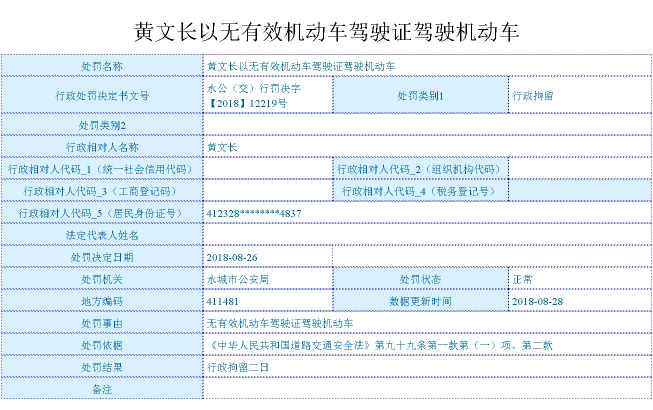
#> input picture KnowledgeMapping/OCR_Code/检测图片文字区域/origin/1.png, 1306 x 820 px (shown at 1/2 size); its folder holds only this picture in this run
$ python demo_img_content_word.py
#> lines starting #> are read from the running program, lines starting #| are printed output that depends on the picture
# -*- coding: utf-8 -*-
# @Topic :
# @Title :
# @Content : 抽取图片中规则的文字区域
# @Author : LiQian
# @Create Time : 2018/08/28 09:31
# @Update Time : 2018/08/28 09:31
import os
import cv2
import numpy as np

base_dir = "./origin/"
dst_dir = "./result/"
min_val = 10
min_range = 30

count = 0


def extract_peek(array_vals, minimun_val, minimun_range):
    start_i = None
    end_i = None
    peek_ranges = []
    for i, val in enumerate(array_vals):
        if val > minimun_val and start_i is None:
            start_i = i
        elif val > minimun_val and start_i is not None:
            pass
        elif val < minimun_val and start_i is not None:
            if i - start_i >= minimun_range:
                end_i = i
                print(end_i - start_i)
                peek_ranges.append((start_i, end_i))
                start_i = None
                end_i = None
        elif val < minimun_val and start_i is None:
            pass
        else:
            raise ValueError("cannot parse this case...")
    return peek_ranges


def cutImage(img, peek_range):
    global count
    for i, peek_range in enumerate(peek_ranges):
        for vertical_range in vertical_peek_ranges2d[i]:
            x = vertical_range[0]
            y = peek_range[0]
            w = vertical_range[1] - x
            h = peek_range[1] - y
            pt1 = (x, y)
            pt2 = (x + w, y + h)
            count += 1
            img1 = img[y:peek_range[1], x:vertical_range[1]]
            new_shape = (150, 150)
            img1 = cv2.resize(img1, new_shape)
            cv2.imwrite(dst_dir + str(count) + ".png", img1)
            # cv2.rectangle(img, pt1, pt2, color)


for fileName in os.listdir(base_dir):
    peek_range = None
    img = cv2.imread(base_dir + fileName)
#> img is the input picture: shape (820, 1306, 3); mean B, G, R 249.3, 240.1, 230.1
    gray = cv2.cvtColor(img, cv2.COLOR_BGR2GRAY)
    adaptive_threshold = cv2.adaptiveThreshold(gray, 255, cv2.ADAPTIVE_THRESH_GAUSSIAN_C, cv2.THRESH_BINARY_INV, 11, 2)
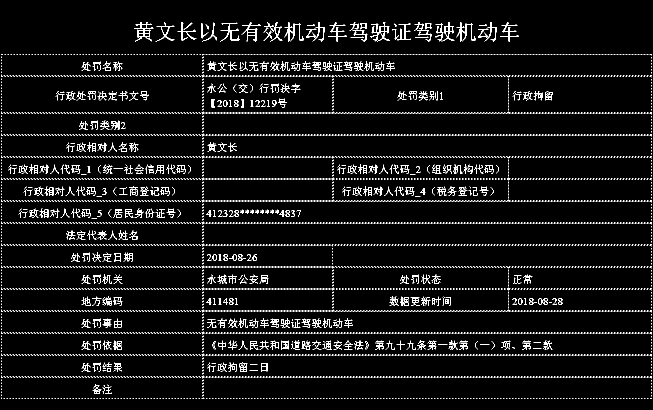
#> adaptive_threshold: shape (820, 1306) (shown at 1/2 size); 4.8% white in thin lines or dots
    horizontal_sum = np.sum(adaptive_threshold, axis=1)
#> horizontal_sum = 820 values, max 204255 at index 108, min 0 at index 0, mean 15914.5
    peek_ranges = extract_peek(horizontal_sum, min_val, min_range)
#> the loop in extract_peek, `for i, val in enumerate(array_vals):` made 820 passes
#> val on passes 1 to 12: 0, 0, 0, 0, 0, 0, 0, 0, 0, 0, 0, 0
#| 39
#| 34
#| 73
#| 43
#| 43
#| 43
#| 43
#| 43
#> (further printed lines are left out)
#> after the loop in extract_peek, `for i, val in enumerate(array_vals):`: peek_ranges = [(44, 83), (108, 142), (143, 216), (217, 260), (261, 304), (305, 348), (349, 392), (393, 436), (437, 480), (481, 524), (525, 568), (569, 612), (613, 656), (657, 700), (701, 744), (745, 788), (789, 819)]
    line_seg_adaptive_threshold = np.copy(adaptive_threshold)
    for i, peek_range in enumerate(peek_ranges):
        x = 0
        y = peek_range[0]
        w = line_seg_adaptive_threshold.shape[1]
        h = peek_range[1] - y
        pt1 = (x, y)
        pt2 = (x + w, y + h)
        cv2.rectangle(line_seg_adaptive_threshold, pt1, pt2, 255)
#> this loop made 17 passes
#> (peek_range, y, h, pt1, pt2) on passes 1 to 12: ((44, 83), 44, 39, (0, 44), (1306, 83)), ((108, 142), 108, 34, (0, 108), (1306, 142)), ((143, 216), 143, 73, (0, 143), (1306, 216)), ((217, 260), 217, 43, (0, 217), (1306, 260)), ((261, 304), 261, 43, (0, 261), (1306, 304)), ((305, 348), 305, 43, (0, 305), (1306, 348)), ((349, 392), 349, 43, (0, 349), (1306, 392)), ((393, 436), 393, 43, (0, 393), (1306, 436)), ((437, 480), 437, 43, (0, 437), (1306, 480)), ((481, 524), 481, 43, (0, 481), (1306, 524)), ((525, 568), 525, 43, (0, 525), (1306, 568)), ((569, 612), 569, 43, (0, 569), (1306, 612))
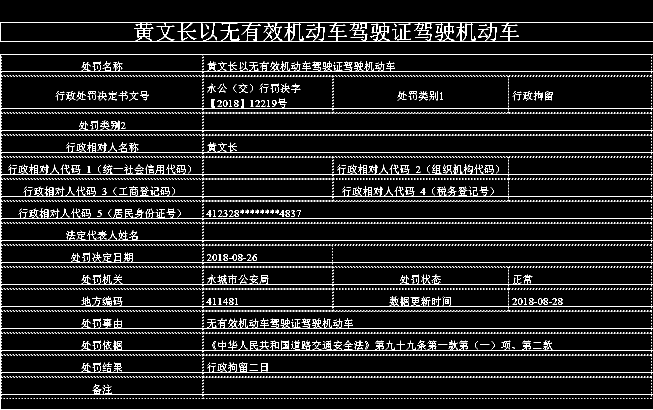
#> line_seg_adaptive_threshold: shape (820, 1306) (shown at 1/2 size); 8.9% white in thin lines or dots
    vertical_peek_ranges2d = []
    for peek_range in peek_ranges:
        start_y = peek_range[0]
        end_y = peek_range[1]
        line_img = adaptive_threshold[start_y:end_y, :]
        vertical_sum = np.sum(line_img, axis=0)
        vertical_peek_ranges = extract_peek(
            vertical_sum, min_val, min_range)
        vertical_peek_ranges2d.append(vertical_peek_ranges)
#> this loop made 17 passes
#> (printed output is left out)
#> pass 3, `line_img = adaptive_threshold[start_y:end_y, :]`:
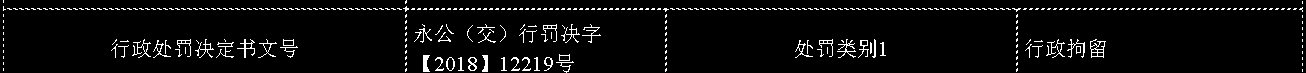
#> line_img: shape (73, 1306); 4.5% white in thin lines or dots
#> after the loop, vertical_peek_ranges2d = 17 items
    cutImage(img, peek_range)
#> the loop in cutImage, `for i, peek_range in enumerate(peek_ranges):` made 17 passes
#> pass 1, in cutImage, `cv2.imwrite(dst_dir + str(count) + ".png", img1)`:
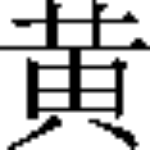
#> saved as 1.png: shape (150, 150, 3); min 0, max 255, mean 191.3
#> pass 1, in cutImage, `cv2.imwrite(dst_dir + str(count) + ".png", img1)`:
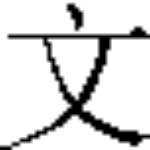
#> saved as 2.png: shape (150, 150, 3); min 0, max 255, mean 217.1
#> pass 1, in cutImage, `cv2.imwrite(dst_dir + str(count) + ".png", img1)`:
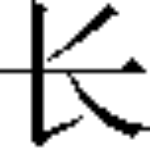
#> saved as 3.png: shape (150, 150, 3); min 0, max 255, mean 207.5
#> pass 1, in cutImage, `cv2.imwrite(dst_dir + str(count) + ".png", img1)`:
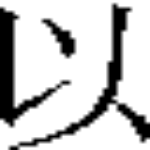
#> saved as 4.png: shape (150, 150, 3); min 0, max 255, mean 198.8
#> after the loop in cutImage, `for i, peek_range in enumerate(peek_ranges):`: count = 532
